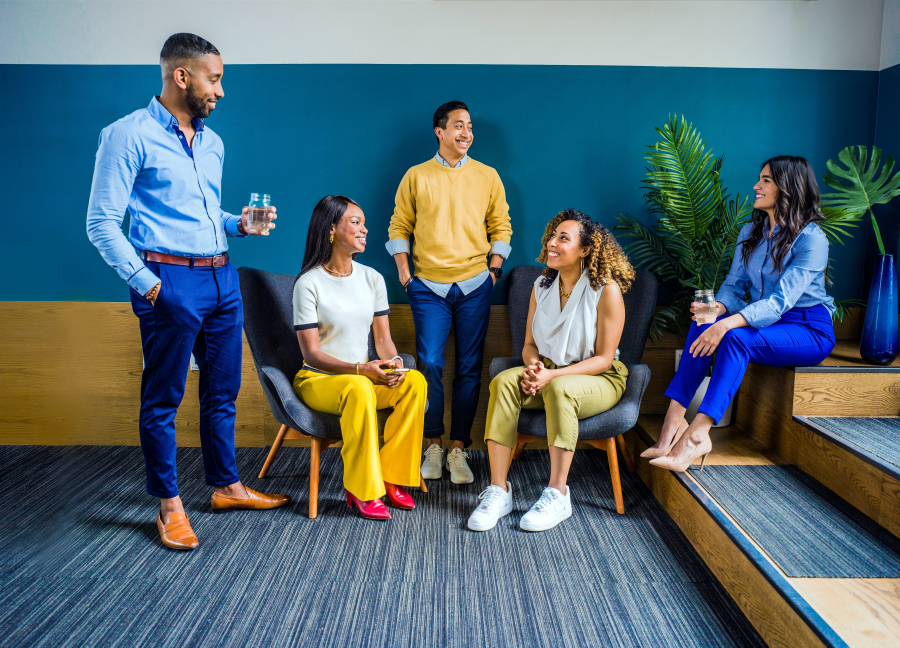
#> input picture sp.jpg, 3600 x 2591 px (shown at 1/4 size)
$ python main.py --video sp.jpg --image zc.jpg
#> lines starting #> are read from the running program, lines starting #| are printed output that depends on the picture; after the words box and inside, x2 and y2 are one past the last pixel; in counts of white or black regions, pixels touching at a corner belong together
import cv2
import imutils
import numpy as np
import argparse

def detect(box):
    object_box_coordinates, weights =  HOGCV.detectMultiScale(box, winStride = (4, 4), padding = (8, 8), scale = 1.03)

    person = 1
    for x,y,w,h in object_box_coordinates:
        cv2.rectangle(box, (x,y), (x+w,y+h), (255,255,255), 2)
        cv2.putText(box, f'PERSON {person}', (x,y), cv2.FONT_HERSHEY_SIMPLEX, 0.9, (0,0,255), 2)
        person += 1

    cv2.putText(box, 'STATUS : Detecting ', (40,40), cv2.FONT_HERSHEY_DUPLEX, 0.8, (0,255,0), 2)
    cv2.putText(box, f'TOTAL PERSONS= {person-1}', (40,70), cv2.FONT_HERSHEY_DUPLEX, 0.8, (0,255,0), 2)
    cv2.imshow('output', box)

    return box

def detectByPathVideo(path, writer):

    video = cv2.VideoCapture(path)
    check, box = video.read()
    if check == False:
        print('Video Not Found. Please Enter a Valid Path.')
        return

    print('Detecting people...')
    while video.isOpened():
        #check is True if reading was successful
        check, box =  video.read()

        if check:
            box = imutils.resize(box , width=min(800,box.shape[1]))
            box = detect(box)

            if writer is not None:
                writer.write(box)

            key = cv2.waitKey(1)
            if key== ord('q'):
                break
        else:
            break
    video.release()
    cv2.destroyAllWindows()

def detectByCamera(writer):
    video = cv2.VideoCapture(0)
    print('Detecting people...')

    while True:
        check, box = video.read()

        box = detect(box)
        if writer is not None:
            writer.write(box)

        key = cv2.waitKey(1)
        if key == ord('q'):
                break

    video.release()
    cv2.destroyAllWindows()

def detectByPathImage(path, output_path):
    image = cv2.imread(path)

    image = imutils.resize(image, width = min(800, image.shape[1]))

    result_image = detect(image)

    if output_path is not None:
        cv2.imwrite(output_path, result_image)

    cv2.waitKey(0)
    cv2.destroyAllWindows()
def humanDetector(args):
    image_path = args["image"]
    video_path = args['video']
    if str(args["camera"]) == 'true' : camera = True
    else : camera = False

    writer = None
    if args['output'] is not None and image_path is None:
        writer = cv2.VideoWriter(args['output'],cv2.VideoWriter_fourcc(*'MJPG'), 10, (600,600))

    if camera:
        print('[INFO] Opening Web Cam.')
        detectByCamera(writer)
    elif video_path is not None:
        print('[INFO] Opening Video from path.')
        detectByPathVideo(video_path, writer)
#> in detectByPathVideo, box is the input picture: shape (2591, 3600, 3); mean B, G, R 113.5, 105.8, 84.8
#> in detectByPathVideo, `box = imutils.resize(box , width=min(800,box.shape[1]))`:
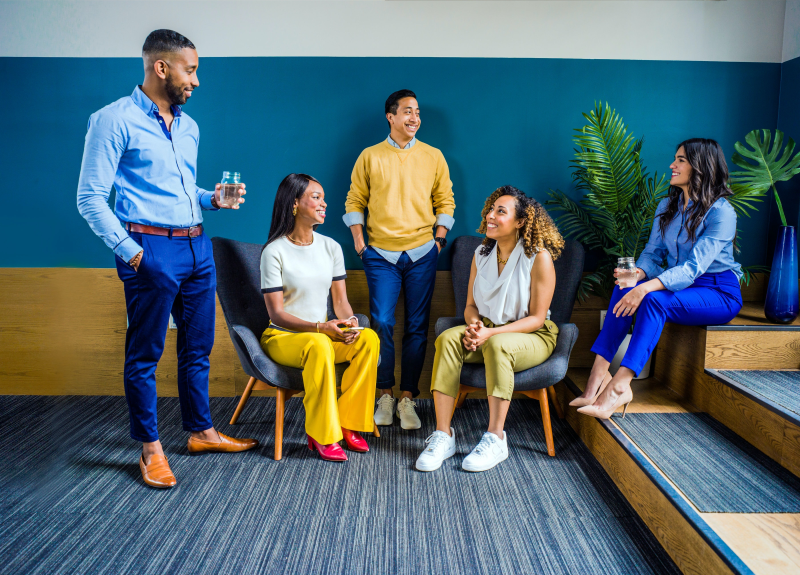
#> box: shape (575, 800, 3); mean B, G, R 113.5, 105.8, 84.8
#> in detect, `object_box_coordinates, weights =  HOGCV.detectMultiScale(box, winStri..`: object_box_coordinates = [[616, 266, 70, 140], [462, 155, 92, 185], [300, 46, 207, 413], [201, 136, 201, 402], [417, 143, 197, 394], [29, 0, 275, 524]]; weights = [0.41, 1.34, 2.43, 1.27, 0.558, 0.222]
#> the loop in detect, `for x,y,w,h in object_box_coordinates:` made 6 passes
#> after the loop in detect, `for x,y,w,h in object_box_coordinates:`:
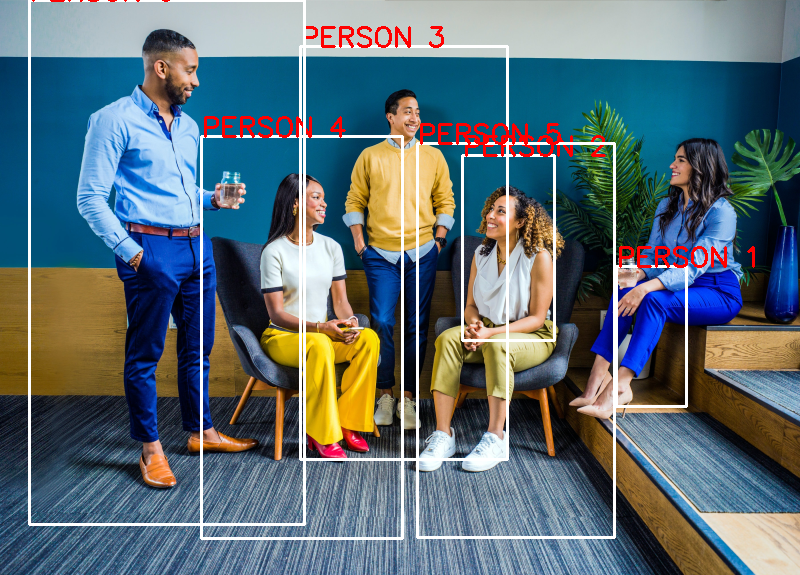
#> box: shape (575, 800, 3); 4.89% of pixels changed, all inside (x1, y1, x2, y2) = (28, 0, 755, 540)
#> after the loop in detect, `for x,y,w,h in object_box_coordinates:`: person = 7
#> in detect, `cv2.putText(box, f'TOTAL PERSONS= {person-1}', (40,70), cv2.FONT_HERSH..`:
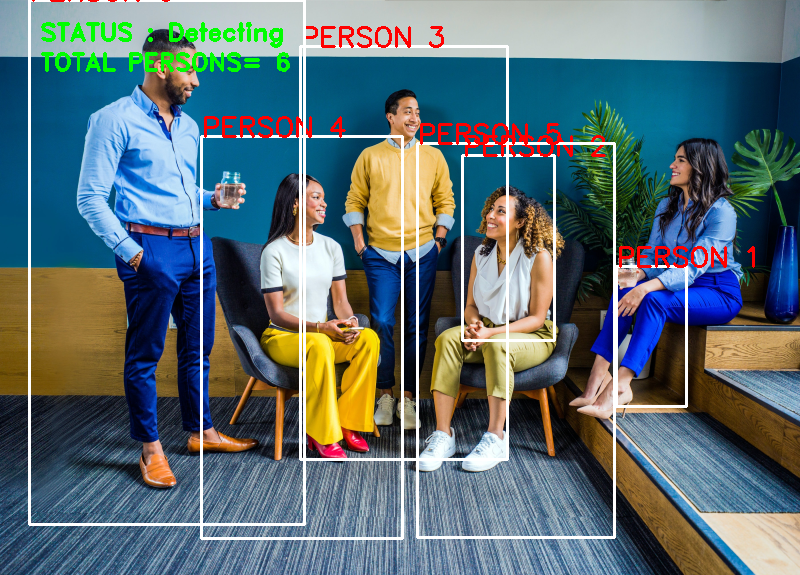
#> box: shape (575, 800, 3); mean B, G, R 115.6, 110.8, 92
#> (key q is pressed here)
    elif image_path is not None:
        print('[INFO] Opening Image from path.')
        detectByPathImage(image_path, args['output'])

def argsParser():
    arg_parse = argparse.ArgumentParser()
    arg_parse.add_argument("-v", "--video", default=None, help="path to Video File ")
    arg_parse.add_argument("-i", "--image", default=None, help="path to Image File ")
    arg_parse.add_argument("-c", "--camera", default=False, help="Set true if you want to use the camera.")
    arg_parse.add_argument("-o", "--output", type=str, help="path to optional output video file")
    args = vars(arg_parse.parse_args())

    return args

if __name__ == "__main__":
    HOGCV = cv2.HOGDescriptor()
    HOGCV.setSVMDetector(cv2.HOGDescriptor_getDefaultPeopleDetector())

    args = argsParser()
    humanDetector(args)
